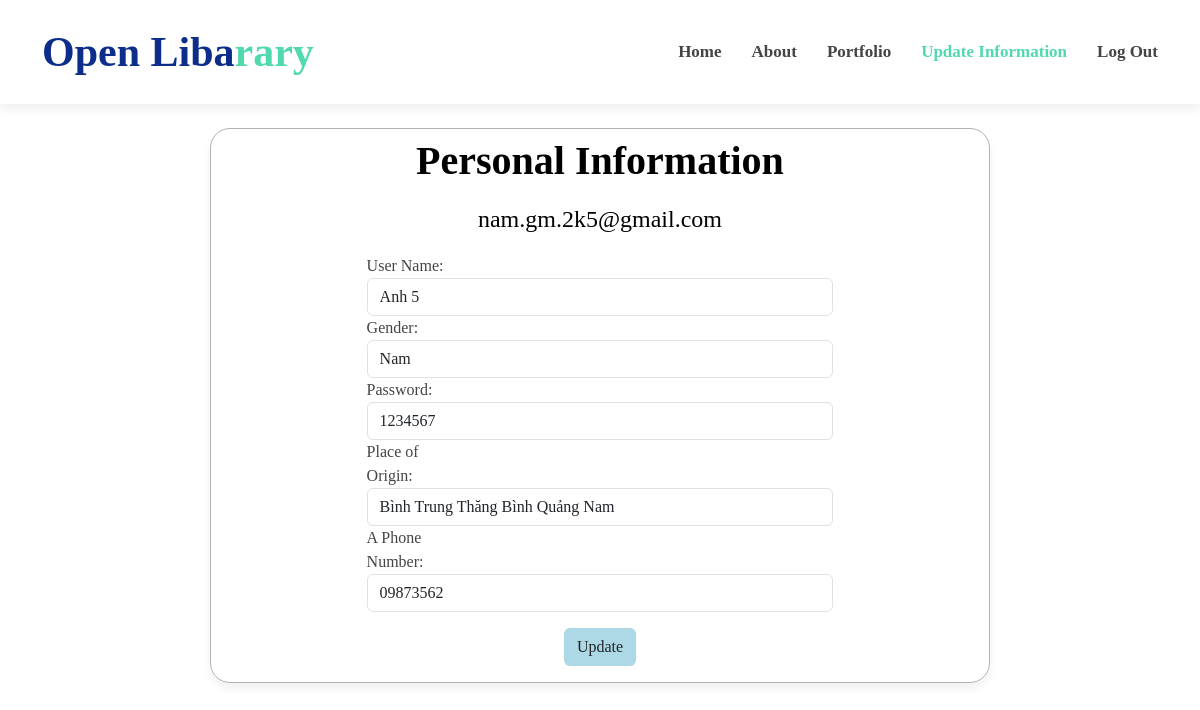
The app's page /PHP/users/update_info.php (signed in), older data.
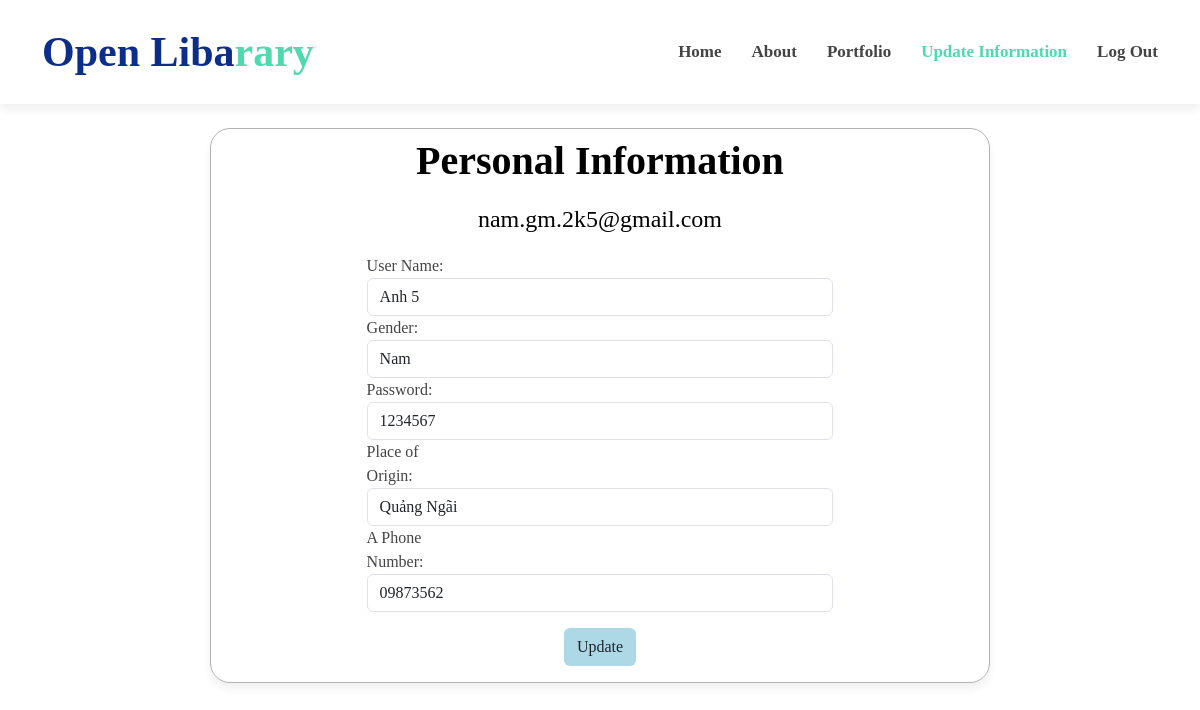
The same page, newer data.
### tables this page shows
CREATE TABLE `users` (
  `Email` varchar(50) NOT NULL,
  `UserName` varchar(100) DEFAULT NULL,
  `Gender` varchar(50) DEFAULT NULL,
  `Passwords` varchar(100) DEFAULT NULL,
  `Place_of_origin` varchar(200) DEFAULT NULL,
  `A_phone_number` varchar(50) DEFAULT NULL,
  `Users_status` varchar(50) NOT NULL,
  `Roles` int(11) NOT NULL
);

### PHP/libs/helper.php (called while the page is built, shortened)
<?php
class Database
{
    private static $dsn = 'mysql:host=localhost;dbname=quan_ly_thu_vien';
    private static $username = "root";
    private static $password = "";
    private static $con = null;
    public static function db_connect()
    {
        try {
            if (is_null(self::$con)) {
                self::$con = new PDO(self::$dsn, self::$username, self::$password);
                self::$con->setAttribute(PDO::ATTR_ERRMODE, PDO::ERRMODE_WARNING);
            }
        } catch (PDOException $e) {
            $error_message = $e->getMessage();
            include_once '../errors/database_error.php';
        }
    }
    public static function db_disconnect()
    {
        if (!is_null(self::$con)) {
            self::$con = null;
        }
    }
    public static function db_get_list($sql = '')
    {
        if (!is_null(self::$con)) {
            $result = self::$con->prepare($sql);
            $result->execute();
            if ($result->rowCount() > 0) {
                $rows = $result->fetchAll();
                return $rows;
            }
        }
        return false;
    }
}

### PHP/users/update_info.php (the view, shortened to what the changed rows need)
<?php
include('../libs/helper.php');
?>
<!DOCTYPE html>
<html lang="en">
<head>
    <link rel="stylesheet" href="https://cdnjs.cloudflare.com/ajax/libs/font-awesome/6.4.2/css/all.min.css">
    <link href="https://cdn.jsdelivr.net/npm/bootstrap@5.3.2/dist/css/bootstrap.min.css" rel="stylesheet">
    <link href="../../CSS/style.css" rel="stylesheet">
    <link rel="stylesheet" href="../../CSS/update_infor.css">
</head>
<body>
    <header id="header" class="d-flex align-items-center">
        <div class="container d-flex justify-content-between">
            <div id="logo">
                <h1><a href="index.html">Open Liba<span>rary</span></a></h1>
            </div>
        </div>
    </header>
    <?php
    $email = $_SESSION['email'];
    $sql_select_info_users = "SELECT * FROM users where Email = '$email'";
    if (Database::db_execute($sql_select_info_users)) {
        $info_users = Database::db_get_list($sql_select_info_users);
        foreach ($info_users as $user) {
            $username = $user["UserName"];
            $gender = $user["Gender"];
            $password = $user["Passwords"];
            $place_of_origin = $user["Place_of_origin"];
            $a_phone_number = $user["A_phone_number"];
        }
    }
    ?>
    <div class="update">
        <div id="update">
            <div id="form">
                <form class="form-horizontal" action="" method="post">
                    <div class="form-group">
                        <div class="col-sm-10">
                            <input type="text" class="form-control" value="<?php echo $username ?>" name="username" required>
                        </div>
                    </div>
                    <div class="form-group">
                        <div class="col-sm-10">
                            <input type="text" class="form-control" value="<?php echo $gender ?>" name="gender" required>
                        </div>
                    </div>
                    <div class="form-group">
                        <div class="col-sm-10">
                            <input type="text" class="form-control" value="<?php echo $password ?>" name="password" required>
                        </div>
                    </div>
                    <div class="form-group">
                        <div class="col-sm-10">
                            <input type="text" class="form-control" value="<?php echo $place_of_origin ?>" name="place_of_origin" required>
                        </div>
                    </div>
                    <div class="form-group">
                        <div class="col-sm-10">
                            <input type="text" class="form-control" value="<?php echo $a_phone_number ?>" name="a_phone_number" required>
                        </div>
                    </div>
                </form>
            </div>
        </div>
    </div>
</body>
</html>

Row changes from the older to the newer data that the page shows:
changed users "Anh 5": place_of_origin "Bình Trung Thăng Bình Quảng Nam" → "Quảng Ngãi"
